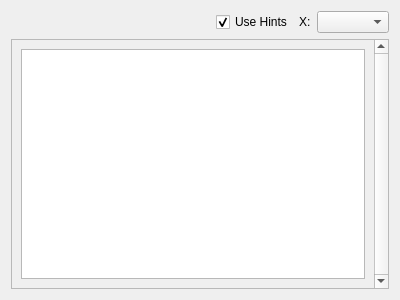
<?xml version="1.0" encoding="UTF-8"?>
<ui version="4.0">
 <class>Form</class>
 <widget class="QWidget" name="Form">
  <property name="geometry">
   <rect>
    <x>0</x>
    <y>0</y>
    <width>400</width>
    <height>300</height>
   </rect>
  </property>
  <property name="windowTitle">
   <string>Form</string>
  </property>
  <layout class="QVBoxLayout" name="verticalLayout">
   <item>
    <layout class="QHBoxLayout" name="horizontalLayout_10">
     <item>
      <spacer name="horizontalSpacer_7">
       <property name="orientation">
        <enum>Qt::Horizontal</enum>
       </property>
       <property name="sizeHint" stdset="0">
        <size>
         <width>40</width>
         <height>20</height>
        </size>
       </property>
      </spacer>
     </item>
     <item>
      <widget class="QCheckBox" name="use_hints_checkbox">
       <property name="text">
        <string>Use Hints</string>
       </property>
       <property name="checked">
        <bool>true</bool>
       </property>
      </widget>
     </item>
     <item>
      <widget class="QLabel" name="label_10">
       <property name="text">
        <string>X:</string>
       </property>
      </widget>
     </item>
     <item>
      <widget class="QComboBox" name="x_signal_combobox"/>
     </item>
    </layout>
   </item>
   <item>
    <widget class="QScrollArea" name="multiplot_scrollarea">
     <property name="verticalScrollBarPolicy">
      <enum>Qt::ScrollBarAlwaysOn</enum>
     </property>
     <property name="horizontalScrollBarPolicy">
      <enum>Qt::ScrollBarAsNeeded</enum>
     </property>
     <property name="sizeAdjustPolicy">
      <enum>QAbstractScrollArea::AdjustIgnored</enum>
     </property>
     <property name="widgetResizable">
      <bool>true</bool>
     </property>
     <widget class="QWidget" name="scrollAreaWidgetContents">
      <property name="geometry">
       <rect>
        <x>0</x>
        <y>0</y>
        <width>366</width>
        <height>247</height>
       </rect>
      </property>
      <property name="sizePolicy">
       <sizepolicy hsizetype="Preferred" vsizetype="Expanding">
        <horstretch>0</horstretch>
        <verstretch>0</verstretch>
       </sizepolicy>
      </property>
      <layout class="QVBoxLayout" name="verticalLayout_7">
       <item>
        <widget class="GraphicsLayoutWidget" name="plot_widget"/>
       </item>
      </layout>
     </widget>
    </widget>
   </item>
  </layout>
 </widget>
 <customwidgets>
  <customwidget>
   <class>GraphicsLayoutWidget</class>
   <extends>QGraphicsView</extends>
   <header>pyqtgraph</header>
  </customwidget>
 </customwidgets>
 <resources/>
 <connections/>
</ui>
